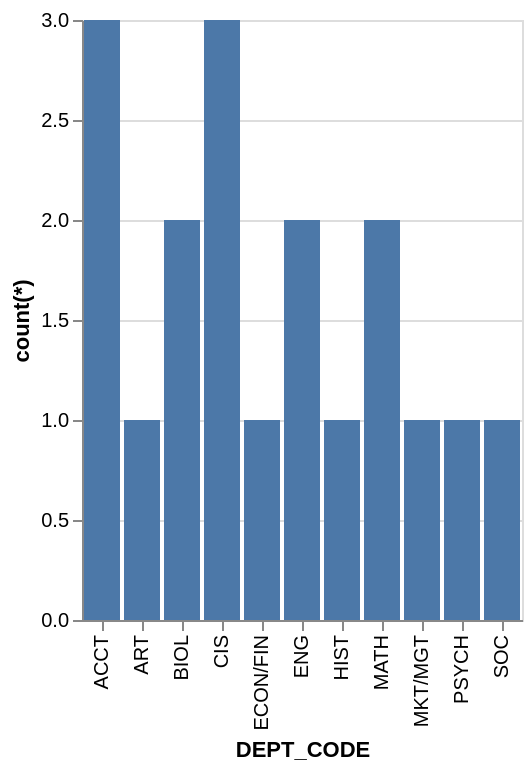

Here is the Vega-Lite specification saved for this chart:
### Vega-Lite specification from a JSON file in a GitHub repository (floating-point values rounded to 4 significant figures)
{"data": {"values": [{"x_data": "ACCT", "y_data": 3}, {"x_data": "ART", "y_data": 1}, {"x_data": "BIOL", "y_data": 2}, {"x_data": "CIS", "y_data": 3}, {"x_data": "ECON/FIN", "y_data": 1}, {"x_data": "ENG", "y_data": 2}, {"x_data": "HIST", "y_data": 1}, {"x_data": "MATH", "y_data": 2}, {"x_data": "MKT/MGT", "y_data": 1}, {"x_data": "PSYCH", "y_data": 1}, {"x_data": "SOC", "y_data": 1}]}, "mark": "bar", "encoding": {"x": {"field": "x_data", "type": "nominal", "title": "DEPT_CODE", "sort": "ascending"}, "y": {"field": "y_data", "type": "quantitative", "title": "count(*)"}}}
